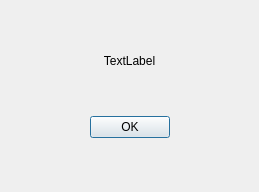
<?xml version="1.0" encoding="UTF-8"?>
<ui version="4.0">
 <class>progDlg</class>
 <widget class="QDialog" name="progDlg">
  <property name="geometry">
   <rect>
    <x>0</x>
    <y>0</y>
    <width>259</width>
    <height>192</height>
   </rect>
  </property>
  <property name="minimumSize">
   <size>
    <width>259</width>
    <height>192</height>
   </size>
  </property>
  <property name="windowTitle">
   <string>Processing...</string>
  </property>
  <layout class="QHBoxLayout" name="horizontalLayout">
   <item>
    <layout class="QVBoxLayout" name="verticalLayout_2">
     <item>
      <spacer name="verticalSpacer_4">
       <property name="orientation">
        <enum>Qt::Vertical</enum>
       </property>
       <property name="sizeHint" stdset="0">
        <size>
         <width>20</width>
         <height>40</height>
        </size>
       </property>
      </spacer>
     </item>
     <item>
      <widget class="QLabel" name="progLabel">
       <property name="text">
        <string>TextLabel</string>
       </property>
       <property name="alignment">
        <set>Qt::AlignCenter</set>
       </property>
      </widget>
     </item>
     <item>
      <spacer name="verticalSpacer_5">
       <property name="orientation">
        <enum>Qt::Vertical</enum>
       </property>
       <property name="sizeHint" stdset="0">
        <size>
         <width>20</width>
         <height>40</height>
        </size>
       </property>
      </spacer>
     </item>
     <item>
      <layout class="QHBoxLayout" name="horizontalLayout_3">
       <item>
        <spacer name="horizontalSpacer_3">
         <property name="orientation">
          <enum>Qt::Horizontal</enum>
         </property>
         <property name="sizeHint" stdset="0">
          <size>
           <width>40</width>
           <height>20</height>
          </size>
         </property>
        </spacer>
       </item>
       <item>
        <widget class="QPushButton" name="okButton">
         <property name="text">
          <string>OK</string>
         </property>
        </widget>
       </item>
       <item>
        <spacer name="horizontalSpacer_4">
         <property name="orientation">
          <enum>Qt::Horizontal</enum>
         </property>
         <property name="sizeHint" stdset="0">
          <size>
           <width>40</width>
           <height>20</height>
          </size>
         </property>
        </spacer>
       </item>
      </layout>
     </item>
     <item>
      <spacer name="verticalSpacer_6">
       <property name="orientation">
        <enum>Qt::Vertical</enum>
       </property>
       <property name="sizeHint" stdset="0">
        <size>
         <width>20</width>
         <height>40</height>
        </size>
       </property>
      </spacer>
     </item>
    </layout>
   </item>
  </layout>
 </widget>
 <resources/>
 <connections>
  <connection>
   <sender>okButton</sender>
   <signal>clicked()</signal>
   <receiver>progDlg</receiver>
   <slot>hide()</slot>
   <hints>
    <hint type="sourcelabel">
     <x>129</x>
     <y>127</y>
    </hint>
    <hint type="destinationlabel">
     <x>129</x>
     <y>95</y>
    </hint>
   </hints>
  </connection>
 </connections>
</ui>
